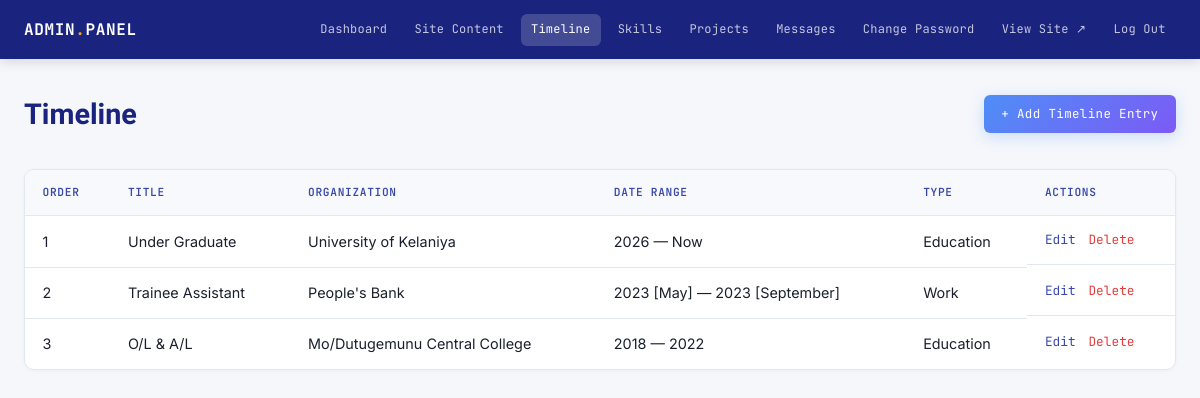
Page /php/admin/timeline.php (signed in) on the committed database.
### tables this page shows
CREATE TABLE IF NOT EXISTS timeline_items (
  id INT AUTO_INCREMENT PRIMARY KEY,
  title VARCHAR(150) NOT NULL,
  organization VARCHAR(150) NOT NULL,
  date_range VARCHAR(100) NOT NULL,
  description TEXT NOT NULL,
  icon_type ENUM('work', 'education') NOT NULL DEFAULT 'work',
  sort_order INT DEFAULT 0,            
  created_at TIMESTAMP DEFAULT CURRENT_TIMESTAMP
);

### php/admin/auth.php (called while the page is built, shortened)
<?php
function e($value) {
    return htmlspecialchars((string) $value, ENT_QUOTES, 'UTF-8');
}

### php/admin/timeline.php (the view, shortened to what this page needs)
<?php
require_once __DIR__ . '/auth.php';
$pdo = get_db_connection();
$items = [];
$dbError = false;
if ($pdo !== null) {
    try {
        $items = $pdo->query('SELECT * FROM timeline_items ORDER BY sort_order ASC, id ASC')->fetchAll();
    } catch (PDOException $e) {
        $dbError = true;
    }
} else {
    $dbError = true;
}
include __DIR__ . '/_header.php';
?>
<div class="admin-heading">
  <h1>Timeline</h1>
  <a href="timeline-edit.php" class="btn btn-primary btn-sm">+ Add Timeline Entry</a>
</div>
<?php if ($dbError): ?>
  <div class="flash error">
    Couldn't connect to the database. Check <code>php/config.php</code> and make sure
    <code>database/schema.sql</code> has been imported.
  </div>
<?php elseif (empty($items)): ?>
  <p>No timeline entries yet. <a href="timeline-edit.php">Add your first one</a>.</p>
<?php else: ?>
  <div class="admin-table-wrap">
    <table class="admin-table">
      <thead>
        <tr>
          <th>Order</th>
          <th>Title</th>
          <th>Organization</th>
          <th>Date Range</th>
          <th>Type</th>
          <th>Actions</th>
        </tr>
      </thead>
      <tbody>
        <?php foreach ($items as $item): ?>
          <tr>
            <td><?php echo e($item['sort_order']); ?></td>
            <td><?php echo e($item['title']); ?></td>
            <td><?php echo e($item['organization']); ?></td>
            <td><?php echo e($item['date_range']); ?></td>
            <td><?php echo e(ucfirst($item['icon_type'])); ?></td>
            <td class="row-actions">
              <a href="timeline-edit.php?id=<?php echo (int) $item['id']; ?>">Edit</a>
              <form method="post" action="timeline-delete.php" style="display:inline;"
                    onsubmit="return confirm('Delete &quot;<?php echo e(addslashes($item['title'])); ?>&quot;? This cannot be undone.');">
                <button type="submit" class="delete-link" style="background:none;border:none;padding:0;font:inherit;cursor:pointer;">Delete</button>
              </form>
            </td>
          </tr>
        <?php endforeach; ?>
      </tbody>
    </table>
  </div>
<?php endif; ?>
<?php include __DIR__ . '/_footer.php'; ?>

### css/style.css (style rules this page uses)
:root { --bg: #0a0e1a; --bg-alt: #0d1526; --surface: rgba(255, 255, 255, 0.045); --surface-solid: #111827; --glass: rgba(255, 255, 255, 0.06); --glass-border: rgba(255, 255, 255, 0.12); --ink: #f0f4ff; --ink-soft: #8b9cc8; --ink-muted: #4e5d7a; --blue: #4f8ef7; --blue-glow: rgba(79, 142, 247, 0.35); --indigo: #7c5af5; --indigo-glow: rgba(124, 90, 245, 0.30); --amber: #f5a623; --amber-glow: rgba(245, 166, 35, 0.25); --amber-soft: rgba(245, 166, 35, 0.12); --emerald: #10b981; --rose: #f43f5e; --grad-hero: linear-gradient(135deg, #0a0e1a 0%, #0d1a38 50%, #0a0e1a 100%); --grad-blue: linear-gradient(135deg, #4f8ef7, #7c5af5); --grad-amber: linear-gradient(135deg, #f5a623, #f87171); --grad-text: linear-gradient(135deg, #f0f4ff 0%, #7c5af5 50%, #4f8ef7 100%); --font-display: 'Plus Jakarta Sans', 'Space Grotesk', sans-serif; --font-body: 'Inter', sans-serif; --font-mono: 'JetBrains Mono', monospace; --radius-sm: 6px; --radius: 12px; --radius-lg: 20px; --max-width: 1100px; --section-pad: 7rem; --shadow-card: 0 8px 32px rgba(0, 0, 0, 0.4); --shadow-glow: 0 0 30px rgba(79, 142, 247, 0.2); }
*, *::before, *::after { margin: 0; padding: 0; box-sizing: border-box; }
html { scroll-behavior: smooth; }
body { font-family: var(--font-body); background: var(--bg); color: var(--ink); line-height: 1.65; font-size: 16px; overflow-x: hidden; transition: background 0.3s ease, color 0.3s ease; }
a { color: inherit; text-decoration: none; }
button { font-family: inherit; cursor: pointer; border: none; background: none; }
.btn { font-family: var(--font-mono); font-size: 0.84rem; padding: 0.9rem 1.8rem; border-radius: var(--radius-sm); letter-spacing: 0.03em; display: inline-flex; align-items: center; gap: 0.6rem; transition: all 0.25s cubic-bezier(.16,1,.3,1); position: relative; overflow: hidden; }
.btn-primary { background: var(--grad-blue); color: #fff; box-shadow: 0 4px 20px var(--blue-glow); }

### rows in the picture
timeline_items: sort_order "1", title "Under Graduate", organization "University of Kelaniya", date_range "2026 — Now", icon_type "Education"
timeline_items: sort_order "2", title "Trainee Assistant", organization "People's Bank", date_range "2023 [May] — 2023 [September]", icon_type "Work"
timeline_items: sort_order "3", title "O/L & A/L", organization "Mo/Dutugemunu Central College", date_range "2018 — 2022", icon_type "Education"
